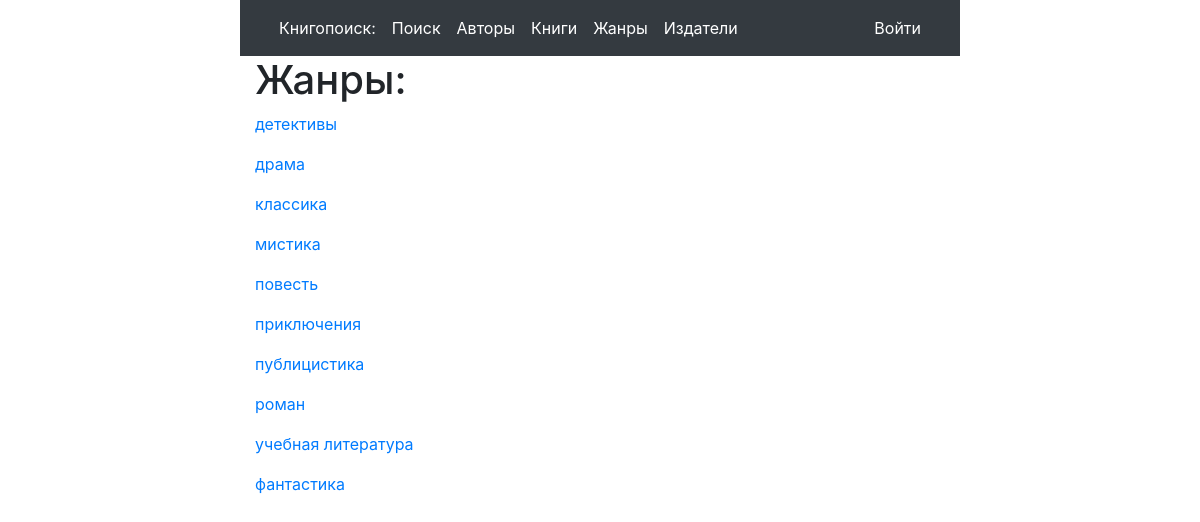
The app's page /genres with its own data.
### app/models.py (models this page shows, shortened)
class Genre(db.Model):
    id = db.Column(db.Integer, primary_key=True)
    name = db.Column(db.String(64), index=True)
    bookGenre = db.relationship(
        'Book', secondary= genres,
        primaryjoin=(genres.c.genre_id == id),
        secondaryjoin=(genres.c.ISBN == Book.ISBN),
        backref=db.backref('genres', lazy='dynamic'), lazy='dynamic')

### app/routes.py (the view)
@app.route('/genres')
def genres():
    genres = Genre.query.order_by(Genre.name).all()
    return render_template('genres.html', title='Жанры', genres=genres)

### app/models.py (called while the page is built)
@app.before_request
def before_request():
    if current_user.is_authenticated:
        current_user.last_seen = datetime.utcnow()
        db.session.commit()

### app/templates/genres.html
{% extends "base.html" %}
{% block app_content %}
    <h1>Жанры:</h1>
    {% for genre in genres %}
    <div><p>
        <a href="{{ url_for('genre', name=genre.name) }}">{{ genre.name }}</a>
    </p></div>
    {% endfor %}
{% endblock %}

### records on screen
Genre: name "детективы"
Genre: name "драма"
Genre: name "классика"
Genre: name "мистика"
Genre: name "повесть"
Genre: name "приключения"
Genre: name "публицистика"
Genre: name "роман"
Genre: name "учебная литература"
Genre: name "фантастика"
